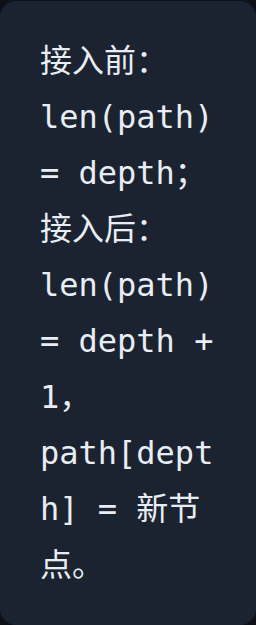
#> input picture leetcode/1028/tests/evidence/formula-zh.png, 256 x 625 px; its folder holds only this picture in this run
$ python contact_sheet.py
#> lines starting #> are read from the running program, lines starting #| are printed output that depends on the picture
"""Make a review-only contact sheet of browser captures; honors OUTPUT_DIR."""
from pathlib import Path
import os, math
from PIL import Image, ImageDraw
out=Path(os.environ.get('OUTPUT_DIR',Path(__file__).resolve().parent/'evidence'))
files=sorted(out.glob('*.png'))
sheet=Image.new('RGB',(1200,math.ceil(len(files)/4)*280),'white');draw=ImageDraw.Draw(sheet)
#> after `sheet = Image.new('RGB', (1200, math.ceil(len(files) / 4) * 280), 'whi`: sheet: PIL image 1200x280 RGB; every value is 255
for i,p in enumerate(files):
    img=Image.open(p).convert('RGB');img.thumbnail((290,250))
#> further down, img is the input picture: PIL image 256x625 RGB; mean R, G, B 38.7, 45.6, 58.2
#> after `img.thumbnail((290, 250))`:
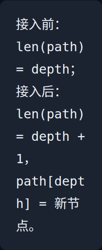
#> img: PIL image 102x250 RGB; mean R, G, B 38.7, 45.6, 58.2
    x=(i%4)*300;y=(i//4)*280
    sheet.paste(img,(x,y+25));draw.text((x+3,y+3),p.name,fill='black')
#> after `sheet.paste(img, (x, y + 25))`:
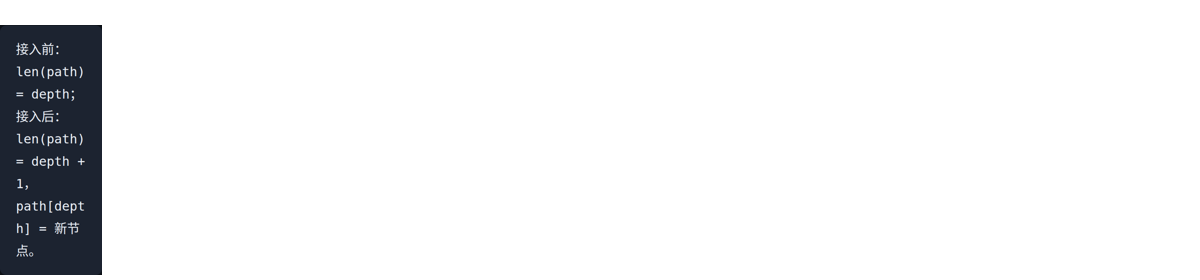
#> sheet: PIL image 1200x280 RGB; mean R, G, B 238.6, 239.1, 240.1
sheet.save(out/'contact-sheet.jpg',quality=85)
print(len(files),'screenshots')

$ run again, on leetcode/1028/tests/evidence/trace-en-1440-z1.png
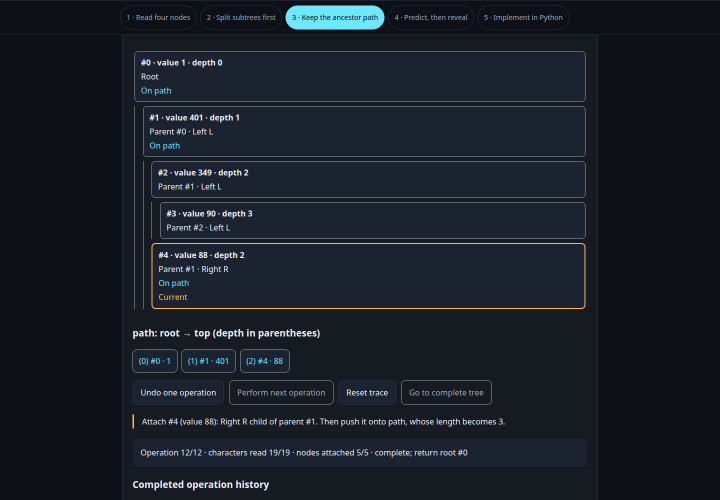
#> input picture leetcode/1028/tests/evidence/trace-en-1440-z1.png, 1440 x 1000 px (shown at 1/2 size)
#> img is the input picture: PIL image 1440x1000 RGB; mean R, G, B 25.4, 31.4, 40
#> `img.thumbnail((290, 250))`:
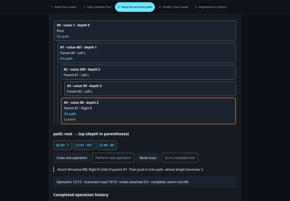
#> img: PIL image 290x201 RGB; mean R, G, B 25.4, 31.4, 39.9
#> `sheet.save(out/'contact-sheet.jpg',quality=85)`:
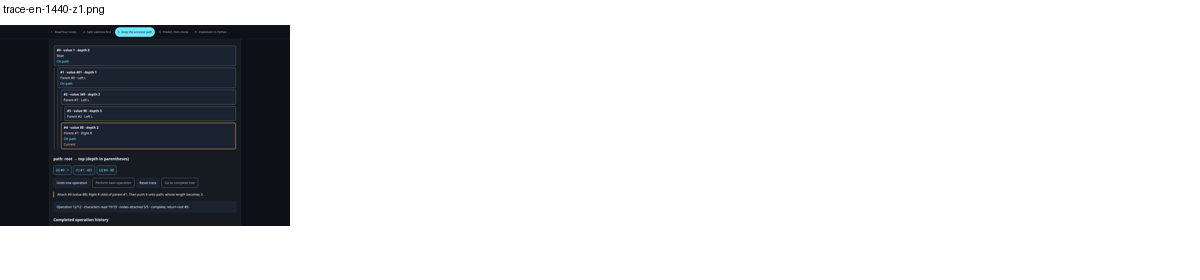
#> saved as contact-sheet.jpg: PIL image 1200x280 RGB; mean R, G, B 215, 216, 217.5

$ run again, on leetcode/1028/tests/evidence/tree-en-320-z2.png
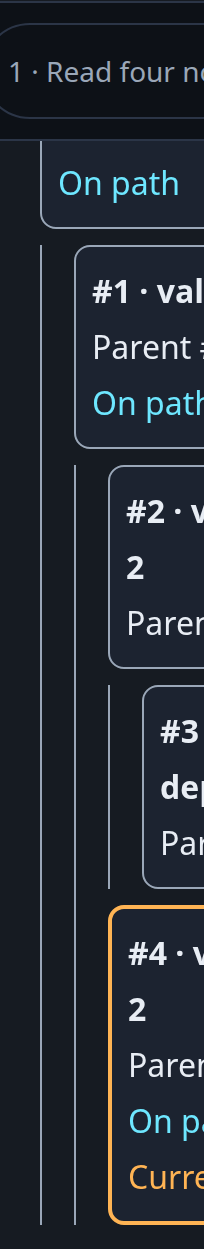
#> input picture leetcode/1028/tests/evidence/tree-en-320-z2.png, 204 x 1249 px
#> img is the input picture: PIL image 204x1249 RGB; mean R, G, B 34.7, 40.8, 49.3
#> img: PIL image 41x250 RGB
#> `sheet.paste(img, (x, y + 25))`:
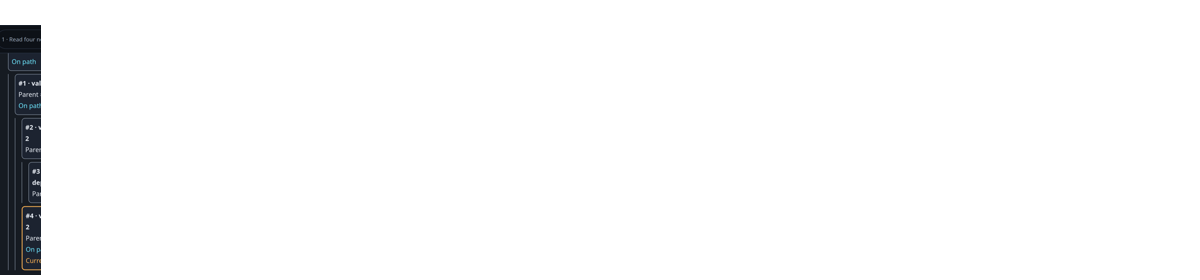
#> sheet: PIL image 1200x280 RGB; mean R, G, B 248.3, 248.5, 248.7
#> `sheet.save(out/'contact-sheet.jpg',quality=85)`:
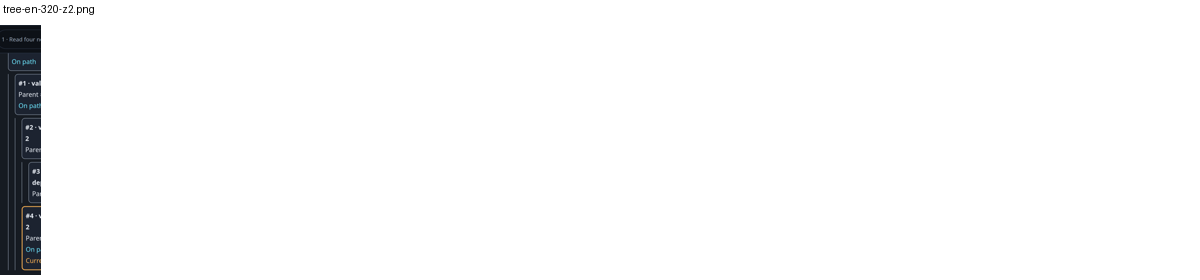
#> saved as contact-sheet.jpg: PIL image 1200x280 RGB; mean R, G, B 248.1, 248.3, 248.6

$ run again, on leetcode/1028/tests/evidence/tree-zh-1440-z1.png
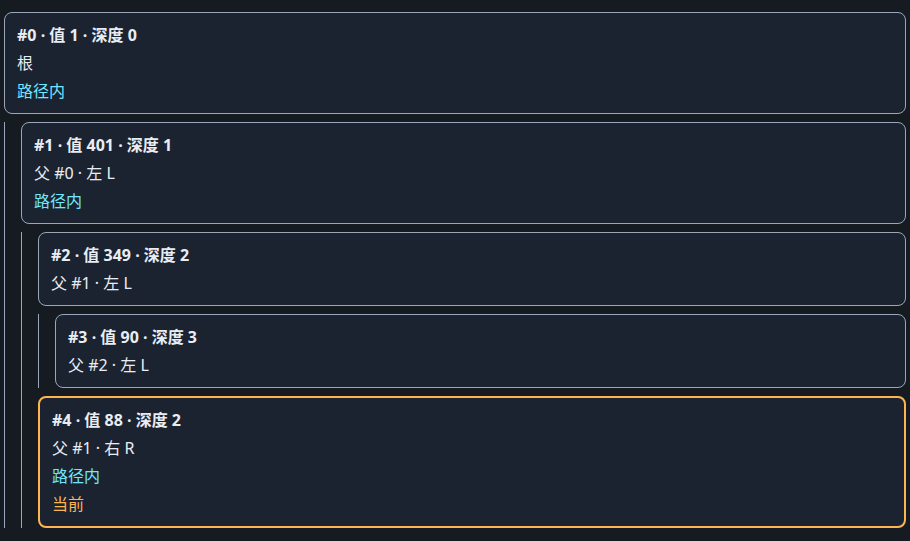
#> input picture leetcode/1028/tests/evidence/tree-zh-1440-z1.png, 910 x 541 px
#> img is the input picture: PIL image 910x541 RGB; mean R, G, B 33.3, 39.6, 50.9
#> `img.thumbnail((290, 250))`:
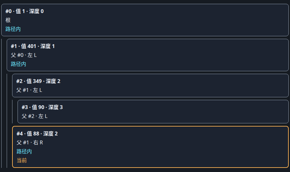
#> img: PIL image 290x172 RGB; mean R, G, B 33.3, 39.6, 50.9
#> `sheet.save(out/'contact-sheet.jpg',quality=85)`:
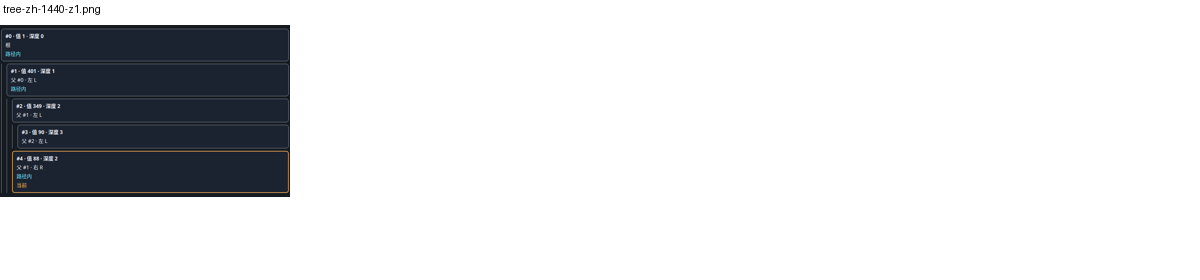
#> saved as contact-sheet.jpg: PIL image 1200x280 RGB; mean R, G, B 221.9, 222.9, 224.5
